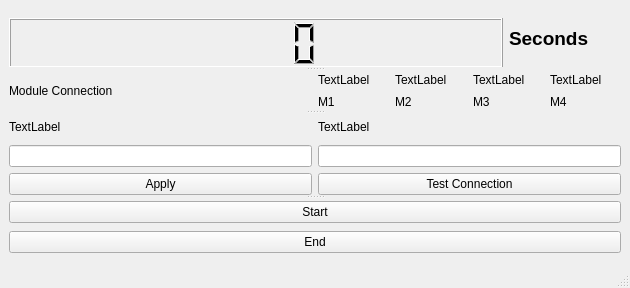
<?xml version="1.0" encoding="UTF-8"?>
<ui version="4.0">
 <class>MainWindow</class>
 <widget class="QMainWindow" name="MainWindow">
  <property name="geometry">
   <rect>
    <x>0</x>
    <y>0</y>
    <width>630</width>
    <height>288</height>
   </rect>
  </property>
  <property name="windowTitle">
   <string>MainWindow</string>
  </property>
  <widget class="QWidget" name="centralwidget">
   <layout class="QGridLayout" name="gridLayout">
    <item row="0" column="0">
     <widget class="QSplitter" name="splitter">
      <property name="orientation">
       <enum>Qt::Vertical</enum>
      </property>
      <widget class="QWidget" name="">
       <layout class="QHBoxLayout" name="horizontalLayout_5">
        <item>
         <widget class="QLCDNumber" name="lcdNumber">
          <property name="minimumSize">
           <size>
            <width>494</width>
            <height>50</height>
           </size>
          </property>
          <property name="maximumSize">
           <size>
            <width>16777215</width>
            <height>40</height>
           </size>
          </property>
         </widget>
        </item>
        <item>
         <widget class="QLabel" name="label_2">
          <property name="font">
           <font>
            <family>Arial</family>
            <pointsize>14</pointsize>
            <weight>75</weight>
            <bold>true</bold>
           </font>
          </property>
          <property name="text">
           <string>Seconds</string>
          </property>
          <property name="alignment">
           <set>Qt::AlignLeading|Qt::AlignLeft|Qt::AlignVCenter</set>
          </property>
         </widget>
        </item>
       </layout>
      </widget>
      <widget class="QWidget" name="">
       <layout class="QHBoxLayout" name="horizontalLayout_4">
        <item>
         <widget class="QLabel" name="label_3">
          <property name="text">
           <string>Module Connection</string>
          </property>
         </widget>
        </item>
        <item>
         <layout class="QHBoxLayout" name="horizontalLayout">
          <item>
           <layout class="QVBoxLayout" name="verticalLayout_3">
            <item>
             <widget class="QLabel" name="label_4">
              <property name="text">
               <string>TextLabel</string>
              </property>
             </widget>
            </item>
            <item>
             <widget class="QLabel" name="label_5">
              <property name="text">
               <string>M1</string>
              </property>
             </widget>
            </item>
           </layout>
          </item>
          <item>
           <layout class="QVBoxLayout" name="verticalLayout_4">
            <item>
             <widget class="QLabel" name="label_6">
              <property name="text">
               <string>TextLabel</string>
              </property>
             </widget>
            </item>
            <item>
             <widget class="QLabel" name="label_7">
              <property name="text">
               <string>M2</string>
              </property>
             </widget>
            </item>
           </layout>
          </item>
          <item>
           <layout class="QVBoxLayout" name="verticalLayout_5">
            <item>
             <widget class="QLabel" name="label_8">
              <property name="text">
               <string>TextLabel</string>
              </property>
             </widget>
            </item>
            <item>
             <widget class="QLabel" name="label_9">
              <property name="text">
               <string>M3</string>
              </property>
             </widget>
            </item>
           </layout>
          </item>
          <item>
           <layout class="QVBoxLayout" name="verticalLayout_6">
            <item>
             <widget class="QLabel" name="label_10">
              <property name="text">
               <string>TextLabel</string>
              </property>
             </widget>
            </item>
            <item>
             <widget class="QLabel" name="label_11">
              <property name="text">
               <string>M4</string>
              </property>
             </widget>
            </item>
           </layout>
          </item>
         </layout>
        </item>
       </layout>
      </widget>
      <widget class="QWidget" name="layoutWidget">
       <layout class="QHBoxLayout" name="horizontalLayout_2">
        <item>
         <layout class="QVBoxLayout" name="verticalLayout">
          <item>
           <widget class="QLabel" name="label">
            <property name="maximumSize">
             <size>
              <width>16777215</width>
              <height>40</height>
             </size>
            </property>
            <property name="text">
             <string>TextLabel</string>
            </property>
           </widget>
          </item>
          <item>
           <widget class="QLineEdit" name="lineEdit"/>
          </item>
          <item>
           <widget class="QPushButton" name="pushButton_3">
            <property name="text">
             <string>Apply</string>
            </property>
           </widget>
          </item>
         </layout>
        </item>
        <item>
         <layout class="QVBoxLayout" name="verticalLayout_2">
          <item>
           <widget class="QLabel" name="label_12">
            <property name="text">
             <string>TextLabel</string>
            </property>
           </widget>
          </item>
          <item>
           <widget class="QLineEdit" name="lineEdit_2"/>
          </item>
          <item>
           <widget class="QPushButton" name="pushButton_4">
            <property name="text">
             <string>Test Connection</string>
            </property>
           </widget>
          </item>
         </layout>
        </item>
       </layout>
      </widget>
      <widget class="QWidget" name="">
       <layout class="QVBoxLayout" name="verticalLayout_7">
        <item>
         <widget class="QPushButton" name="pushButton">
          <property name="text">
           <string>Start</string>
          </property>
         </widget>
        </item>
        <item>
         <widget class="QPushButton" name="pushButton_2">
          <property name="text">
           <string>End</string>
          </property>
         </widget>
        </item>
       </layout>
      </widget>
     </widget>
    </item>
   </layout>
  </widget>
  <widget class="QMenuBar" name="menubar">
   <property name="geometry">
    <rect>
     <x>0</x>
     <y>0</y>
     <width>630</width>
     <height>23</height>
    </rect>
   </property>
  </widget>
  <widget class="QStatusBar" name="statusbar"/>
 </widget>
 <resources/>
 <connections/>
</ui>
